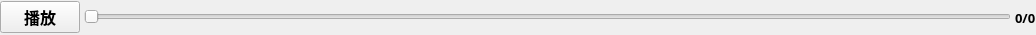
<?xml version="1.0" encoding="UTF-8"?>
<ui version="4.0">
 <class>Form</class>
 <widget class="QWidget" name="Form">
  <property name="geometry">
   <rect>
    <x>0</x>
    <y>0</y>
    <width>1036</width>
    <height>35</height>
   </rect>
  </property>
  <property name="minimumSize">
   <size>
    <width>0</width>
    <height>0</height>
   </size>
  </property>
  <property name="maximumSize">
   <size>
    <width>16777215</width>
    <height>16777215</height>
   </size>
  </property>
  <property name="windowTitle">
   <string>Form</string>
  </property>
  <layout class="QHBoxLayout" name="horizontalLayout_2">
   <property name="spacing">
    <number>4</number>
   </property>
   <property name="leftMargin">
    <number>0</number>
   </property>
   <property name="topMargin">
    <number>0</number>
   </property>
   <property name="rightMargin">
    <number>0</number>
   </property>
   <property name="bottomMargin">
    <number>0</number>
   </property>
   <item>
    <widget class="QPushButton" name="play_btn">
     <property name="font">
      <font>
       <family>微軟正黑體</family>
       <pointsize>12</pointsize>
       <weight>75</weight>
       <bold>true</bold>
      </font>
     </property>
     <property name="text">
      <string>播放</string>
     </property>
    </widget>
   </item>
   <item>
    <widget class="QSlider" name="play_slider">
     <property name="minimumSize">
      <size>
       <width>0</width>
       <height>30</height>
      </size>
     </property>
     <property name="font">
      <font>
       <family>微軟正黑體</family>
       <pointsize>12</pointsize>
       <weight>75</weight>
       <bold>true</bold>
      </font>
     </property>
     <property name="orientation">
      <enum>Qt::Horizontal</enum>
     </property>
    </widget>
   </item>
   <item>
    <widget class="QLabel" name="frame_label">
     <property name="font">
      <font>
       <family>微軟正黑體</family>
       <pointsize>10</pointsize>
       <weight>75</weight>
       <bold>true</bold>
      </font>
     </property>
     <property name="layoutDirection">
      <enum>Qt::RightToLeft</enum>
     </property>
     <property name="text">
      <string>0/0</string>
     </property>
    </widget>
   </item>
  </layout>
 </widget>
 <resources/>
 <connections/>
</ui>
